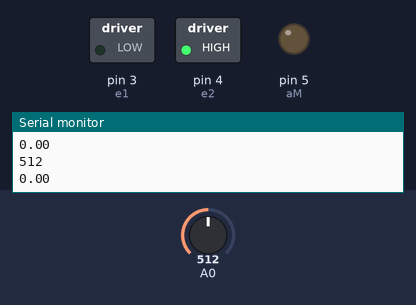
The sketch below on a simulated Arduino Uno, built with avr-gcc and run on an emulated ATmega328P. On the bench: switched loads named in the sketch (green lamp = pin HIGH), output pins drawn as LEDs (lit = HIGH), the last lines printed to the serial monitor. The inputs (shaded band) are chosen by the test bench; at power-on: A0 = 512.

Above: at 1.2 s.
1.3 s: A0 set to 716
At 2.5 s:
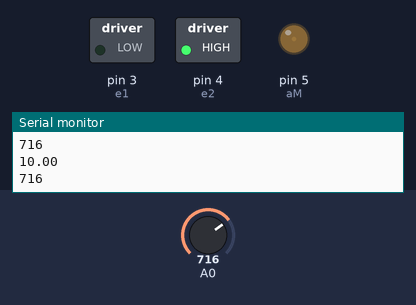
2.8 s: A0 set to 511
At 3.4 s:
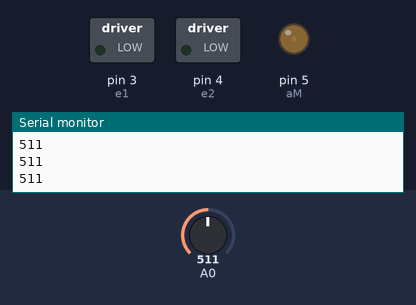
4.3 s: A0 set to 306
At 4.7 s:
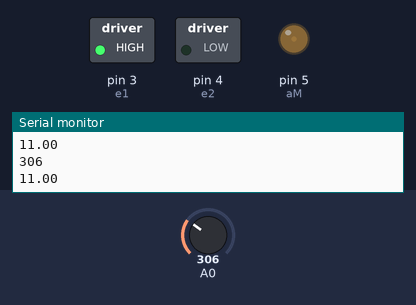
Timing chart, 0 to 7.3 s (numbered marks = the images above; inputs shaded):
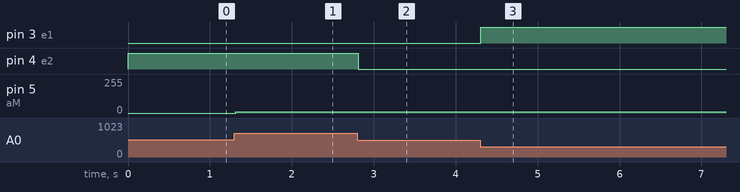

Measured:
- after the input at 1.3 s, pin 5 (aM): 0/255 → 10/255 at once
- after the input at 2.8 s, pin 4 (e2): HIGH → LOW at once
- after the input at 4.3 s, pin 3 (e1): LOW → HIGH at once; pin 5 (aM): 10/255 → 11/255 at once

The sketch:

motor_dc_puenteh1.ino
```cpp
int aM = 5;
int e1 = 3;
int e2 = 4;
int pot = A0;

int valorP;
double Volt;
double rpm=0;


void setup() {
  Serial.begin(9600);

  pinMode(5, OUTPUT);
  pinMode(3, OUTPUT);
  pinMode(4, OUTPUT);
  pinMode(A0, INPUT);

}
// 	Si se quiere cambiar entre un ejercicio y otro, comentar la sección que se desea ignorar.

void loop() {

  valorP = analogRead(A0);
  Serial.println(valorP);


  /*
  //-----------Incremento de Velocidad------------
  rpm=map(valorP,0,1023,0,255);
   digitalWrite(e1,HIGH);
    digitalWrite(e2,LOW);
  analogWrite(aM,rpm);

  //----------------------------------------------
  */


  //----------------Cambio de sentido---------------------------
  if(valorP<511){
    digitalWrite(e1,HIGH);
    digitalWrite(e2,LOW);
    rpm=map(valorP,0,511,25.5,0);
     Serial.println(rpm);
    analogWrite(aM,rpm);
  }
  if(valorP==511){
    digitalWrite(e1,LOW);
    digitalWrite(e2,LOW);
  }
  if(valorP>511){
    digitalWrite(e1,LOW);
    digitalWrite(e2,HIGH);
    rpm=map(valorP,511,1023,0,25.5);
     Serial.println(rpm);
    analogWrite(aM,rpm);
  }
//-----------------------------------------------


}
```
